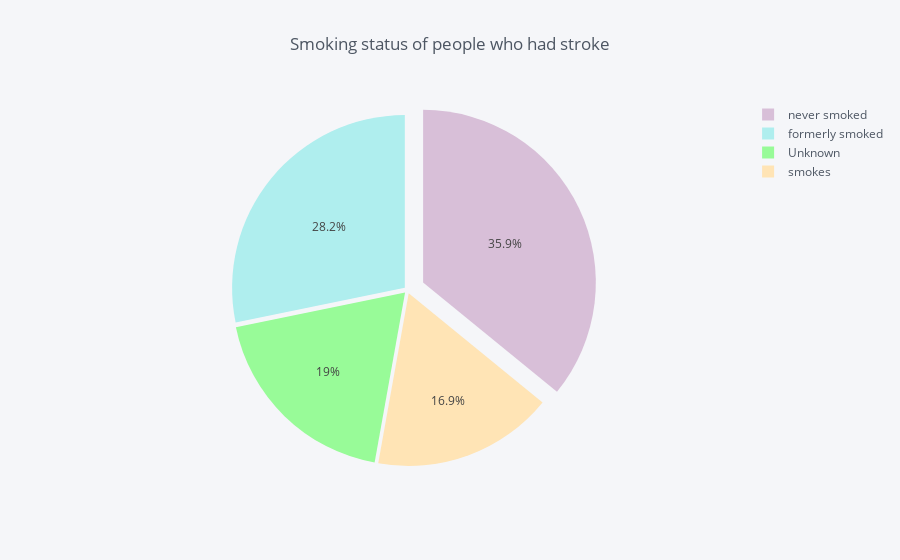

Notebook source saved alongside this figure:
### Code cell
smoke = df.groupby(df['smoking_status'])['stroke'].sum()
data_smoke = pd.DataFrame({'labels': smoke.index,'values': smoke.values})
data_smoke.iplot(kind='pie',labels='labels',values='values', title='Smoking status of people who had stroke', colors = colors2, 
            pull=[0.02, 0.02, 0.1, 0.02])

### Figure 1 — Plotly figure (JSON) as saved in the notebook; plotly's stock layout.template omitted (floating-point values rounded to 4 significant figures)
{"data": [{"labels": ["Unknown", "formerly smoked", "never smoked", "smokes"], "marker": {"colors": ["rgba(152, 251, 152, 1.0)", "rgba(175, 238, 238, 1.0)", "rgba(216, 191, 216, 1.0)", "rgba(255, 228, 181, 1.0)"]}, "name": "", "pull": [0.02, 0.02, 0.1, 0.02], "type": "pie", "values": [47, 70, 89, 42]}], "layout": {"legend": {"bgcolor": "#F5F6F9", "font": {"color": "#4D5663"}}, "paper_bgcolor": "#F5F6F9", "plot_bgcolor": "#F5F6F9", "title": "Smoking status of people who had stroke", "titlefont": {"color": "#4D5663"}}}
